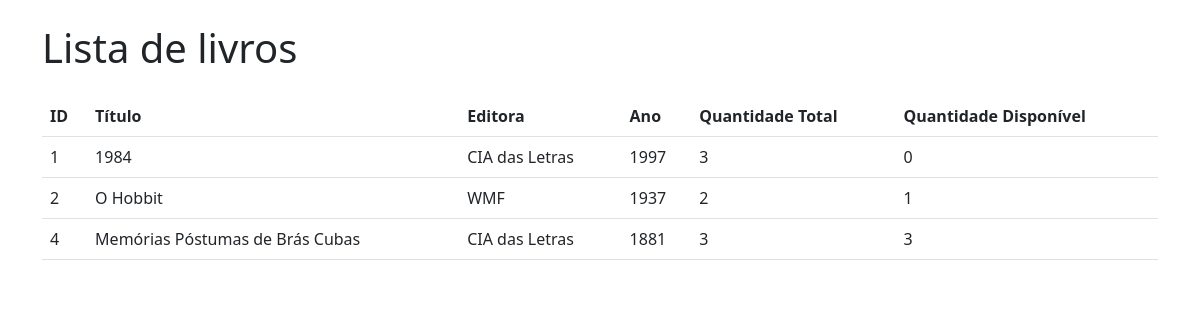
The app's page /livros (signed in), older data.
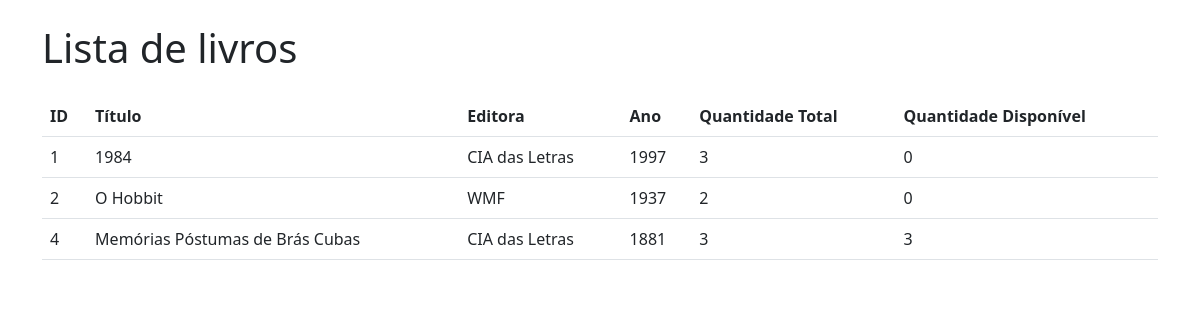
The same page, newer data.
### app.py (models this page shows)
class Livro(db.Model):
    __tablename__ = 'livros'
    idLivro = db.Column(db.Integer, primary_key=True)
    tituloLivro = db.Column(db.String(100), nullable=False)
    editora = db.Column(db.String(100), nullable=False)
    anoLivro = db.Column(db.Integer, nullable=False)
    quantidadeLivros = db.Column(db.Integer, nullable=False)
    qtdeLivDisponiveis = db.Column(db.Integer, nullable=False)

### app.py (the view)
@app.route("/livros")
@login_required
def livros():
    livros = Livro.query.all()
    return render_template("livros.html", livros=livros)

### app.py (called while the page is built)
@login_manager.user_loader
def load_user(user_id):
    return User.query.get(user_id)

### templates/livros.html (shortened to what this page needs)
<!DOCTYPE html>
<html lang="en">
  <head>
    <link
      rel="stylesheet"
      href="{{ url_for('static', filename='css/bootstrap.min.css') }}"
    />
  </head>
  <body>
    <div class="container">
      <h1 class="mt-4 mb-4">Lista de livros</h1>
      <table class="table">
        <thead>
          <tr>
            <th>ID</th>
            <th>Título</th>
            <th>Editora</th>
            <th>Ano</th>
            <th>Quantidade Total</th>
            <th>Quantidade Disponível</th>
          </tr>
        </thead>
        <tbody>
          {% for livro in livros %}
          <tr>
            <td>{{ livro.idLivro }}</td>
            <td>{{ livro.tituloLivro }}</td>
            <td>{{ livro.editora }}</td>
            <td>{{ livro.anoLivro }}</td>
            <td>{{ livro.quantidadeLivros }}</td>
            <td>{{ livro.qtdeLivDisponiveis }}</td>
          </tr>
          {% endfor %}
        </tbody>
      </table>
    </div>
  </body>
</html>

Row changes from the older to the newer data that the page shows:
changed Livro "O Hobbit": qtdeLivDisponiveis "1" → "0"
